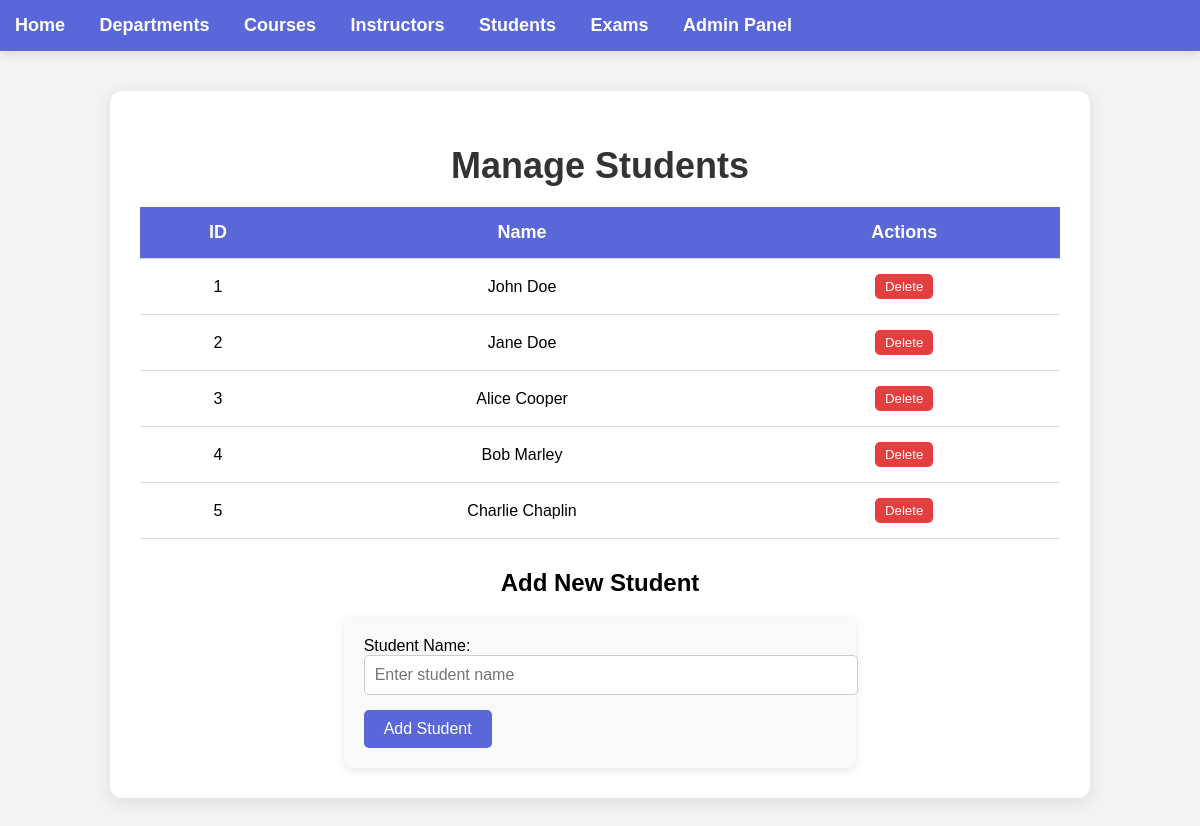
Page /admin/manage/students on the earlier database version.
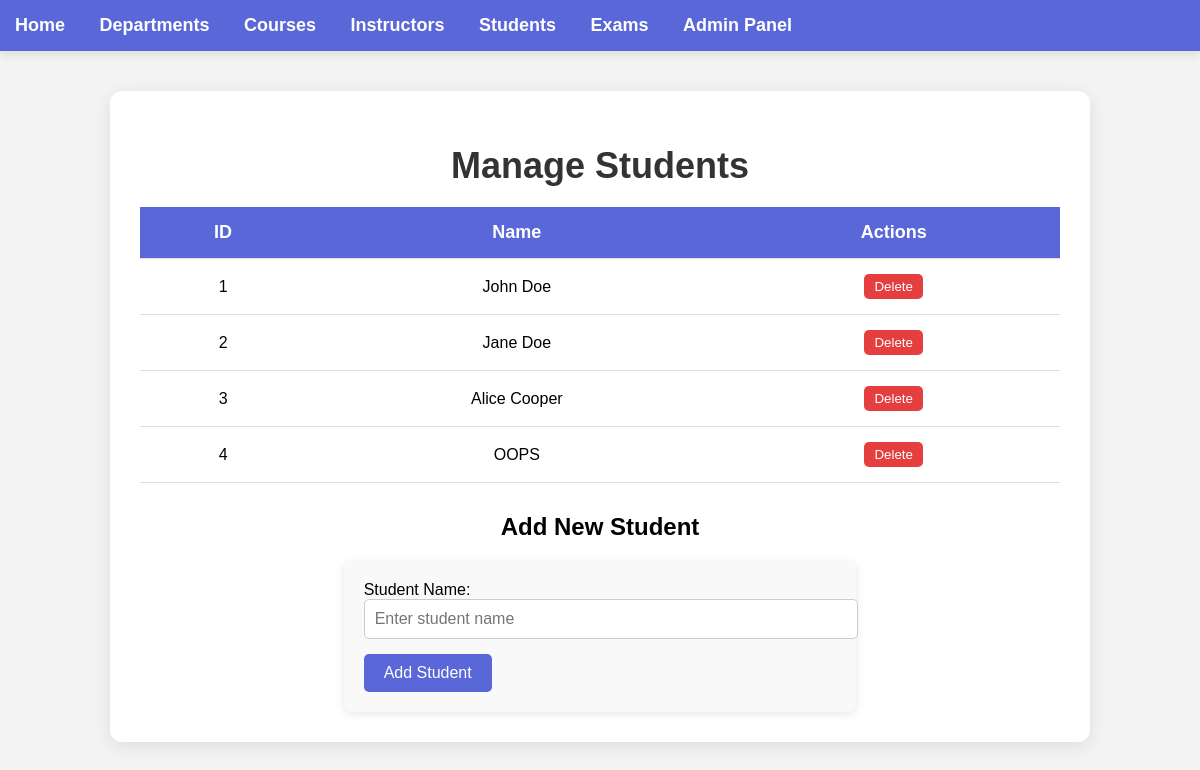
Same page on the later database version.
### model.py (models this page shows)
class Student(db.Model):
    __tablename__ = 'student'
    id = db.Column(db.Integer, primary_key=True)
    name = db.Column(db.String(100), nullable=False)
    enrollments = db.relationship('Enrollment', backref='student', lazy=True, cascade='all, delete-orphan')

### app.py (the view)
@app.route('/admin/manage/students', methods=['GET', 'POST'])
def admin_manage_students():
    students = Student.query.all()
    if request.method == 'POST':
        name = request.form['name']
        new_student = Student(name=name)
        db.session.add(new_student)
        db.session.commit()
        return redirect(url_for('admin_manage_students'))
    return render_template('manage_students.html', students=students)

### templates/manage_students.html (shortened to what this page needs)
{% extends 'layout.html' %}
{% block content %}<!DOCTYPE html>
<html lang="en">
<head>
</head>
<body>
    <div class="container">
        <h1>Manage Students</h1>
        <table class="student-table">
            <thead>
                <tr>
                    <th>ID</th>
                    <th>Name</th>
                    <th>Actions</th>
                </tr>
            </thead>
            <tbody>
                {% for student in students %}
                <tr>
                    <td>{{ student.id }}</td>
                    <td>{{ student.name }}</td>
                    <td>
                        <form action="{{ url_for('delete_student', id=student.id) }}" method="POST" style="display:inline;">
                            <button type="submit" class="delete-btn">Delete</button>
                        </form>
                    </td>
                </tr>
                {% endfor %}
            </tbody>
        </table>
        <div class="form-section">
            <h2>Add New Student</h2>
            <form action="{{ url_for('add_student') }}" method="POST">
                <label for="name">Student Name:</label>
                <input type="text" id="name" name="name" placeholder="Enter student name" required>
                <button type="submit">Add Student</button>
            </form>
        </div>
    </div>
</body>
</html>
{% endblock %}

Differences in the rows shown:
removed Student: id "5", name "Charlie Chaplin"
changed Student id 4: name "Bob Marley" → "OOPS"
